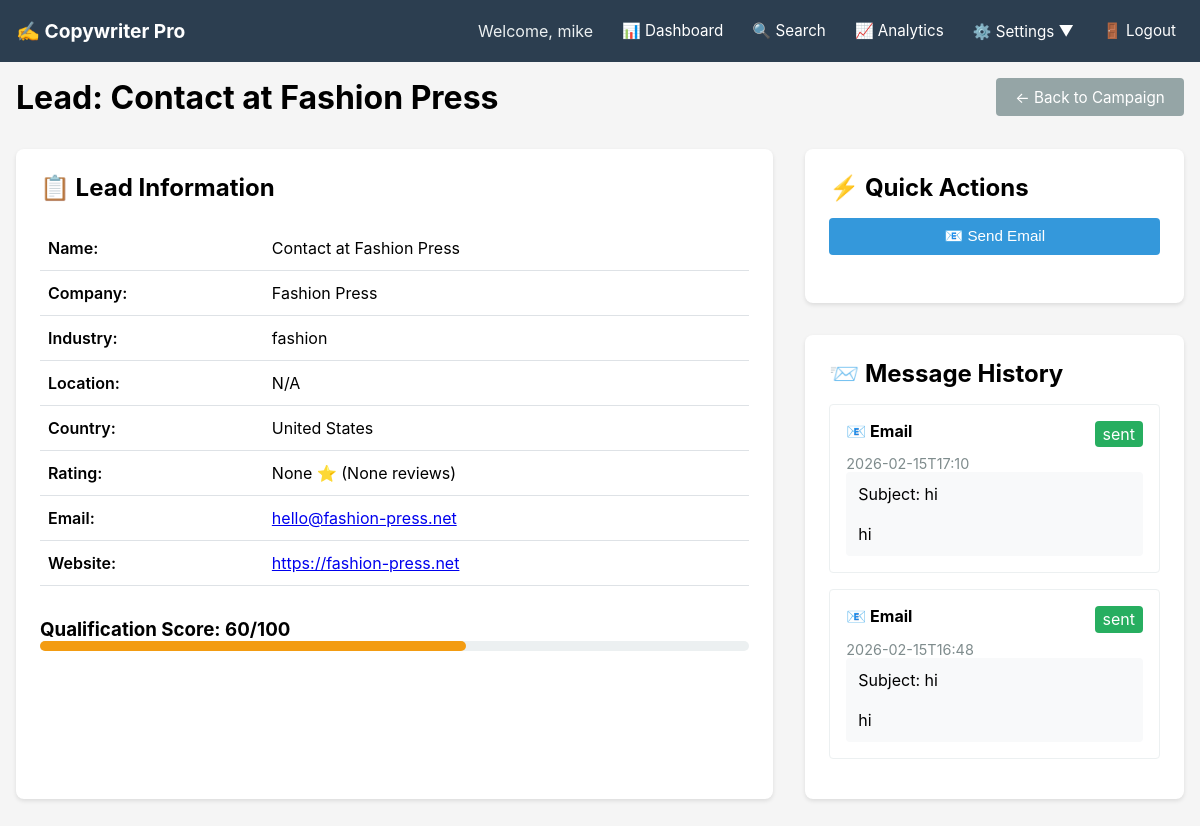
The app's page /lead/lead_1771163287_9_3220 (signed in) with its own data.
### tables this page shows
CREATE TABLE users (
                    user_id TEXT PRIMARY KEY,
                    username TEXT UNIQUE NOT NULL,
                    password_hash TEXT NOT NULL,
                    email TEXT NOT NULL,
                    email_host TEXT DEFAULT 'smtp.gmail.com',
                    email_user TEXT,
                    email_password TEXT,
                    linkedin_username TEXT,
                    linkedin_password TEXT,
                    linkedin_connected INTEGER DEFAULT 0,
                    created_at TEXT NOT NULL
                , google_places_api_key TEXT, twilio_account_sid TEXT, twilio_auth_token TEXT, twilio_whatsapp_number TEXT, facebook_page_id TEXT, facebook_page_token TEXT, sender_name TEXT);

CREATE TABLE leads (
                    lead_id TEXT PRIMARY KEY,
                    campaign_id TEXT NOT NULL,
                    user_id TEXT NOT NULL,
                    name TEXT NOT NULL,
                    company TEXT,
                    email TEXT,
                    website TEXT,
                    industry TEXT,
                    location TEXT,
                    country TEXT,
                    timezone TEXT,
                    notes TEXT,
                    status TEXT NOT NULL,
                    qualification_score INTEGER DEFAULT 0,
                    email_status TEXT DEFAULT 'pending',
                    email_sent_at TEXT,
                    linkedin_url TEXT,
                    linkedin_profile TEXT,
                    founded_year INTEGER,
                    employee_count TEXT,
                    estimated_revenue TEXT,
                    source TEXT DEFAULT 'manual',
                    job_title TEXT,
                    phone TEXT,
                    created_at TEXT NOT NULL,
                    updated_at TEXT NOT NULL, place_id TEXT, rating TEXT, total_ratings TEXT, price_level TEXT, business_status TEXT, types TEXT, facebook_url TEXT, facebook_id TEXT, preferred_channel TEXT, last_contacted TEXT, contact_attempts TEXT,
                    FOREIGN KEY (campaign_id) REFERENCES campaigns (campaign_id),
                    FOREIGN KEY (user_id) REFERENCES users (user_id)
                );

CREATE TABLE messages (
                    message_id TEXT PRIMARY KEY,
                    lead_id TEXT NOT NULL,
                    campaign_id TEXT NOT NULL,
                    user_id TEXT NOT NULL,
                    channel TEXT NOT NULL,
                    content TEXT NOT NULL,
                    sent_at TEXT NOT NULL,
                    status TEXT NOT NULL,
                    error_message TEXT,
                    read_at TEXT,
                    replied_at TEXT,
                    FOREIGN KEY (lead_id) REFERENCES leads (lead_id)
                );

### main.py (the view)
@app.route('/lead/<lead_id>')
def lead_detail(lead_id):
    if 'user_id' not in session:
        return redirect(url_for('index'))
    lead = db.get_lead(lead_id)
    if not lead:
        flash('Lead not found', 'error')
        return redirect(url_for('dashboard'))
    messages = db.get_lead_messages(lead_id)
    campaign = db.get_campaign(lead.campaign_id)
    user = db.get_user(session['user_id'])
    whatsapp_link = None
    if lead.phone and campaign and campaign.whatsapp_template:
        message = campaign.whatsapp_template.replace("[Name]", lead.name.split()[0])
        message = message.replace("[Company]", lead.company)
        whatsapp_link = message_service.generate_whatsapp_link(lead.phone, message)
    return render_template('lead_detail.html', lead=lead, messages=messages,
                          campaign=campaign, whatsapp_link=whatsapp_link)

### main.py (called while the page is built)
    def __post_init__(self):
        if self.search_queries is None:
            self.search_queries = []
        if self.search_locations is None:
            self.search_locations = []
        if self.ideal_industries is None:
            self.ideal_industries = []
        if self.channels_enabled is None:
            self.channels_enabled = ['email']

    @classmethod
    def from_dict(cls, data: dict) -> 'Campaign':
        known_fields = {
            'campaign_id', 'user_id', 'name', 'created_at', 'status',
            'search_queries', 'search_locations', 'max_results_per_search',
            'ideal_industries', 'min_rating', 'max_results',
            'channels_enabled', 'email_subject', 'email_body',
            'whatsapp_template', 'whatsapp_enabled',
            'facebook_template', 'facebook_enabled',
            'notify_email'
        }
        filtered_data = {k: v for k, v in data.items() if k in known_fields}
        return cls(**filtered_data)

    def __post_init__(self):
        if self.campaigns is None:
            self.campaigns = []

    @contextmanager
    def get_connection(self):
        with self.lock:
            conn = sqlite3.connect(self.db_path, timeout=30)
            conn.row_factory = sqlite3.Row
            try:
                yield conn
                conn.commit()
            except Exception as e:
                conn.rollback()
                raise e
            finally:
                conn.close()

    def execute_query(self, query: str, params: tuple = ()) -> List[Dict]:
        with self.get_connection() as conn:
            cursor = conn.cursor()
            cursor.execute(query, params)
            rows = cursor.fetchall()
            return [dict(row) for row in rows]

    def _filter_to_dataclass(self, cls, data: dict) -> dict:
        valid_keys = {f.name for f in fields(cls)}
        return {k: v for k, v in data.items() if k in valid_keys}

    def get_user(self, user_id: str) -> Optional[User]:
        row = self.execute_query('SELECT * FROM users WHERE user_id = ?', (user_id,))
        if row:
            filtered = self._filter_to_dataclass(User, row[0])
            return User(**filtered)
        return None

### templates/lead_detail.html (shortened to what this page needs)
{% extends "base.html" %}
{% block content %}
<div style="display: flex; justify-content: space-between; align-items: center; margin-bottom: 2rem;">
    <h1>Lead: {{ lead.name }}</h1>
    <a href="{{ url_for('campaign_detail', campaign_id=campaign.campaign_id) }}" class="btn btn-secondary">← Back to Campaign</a>
</div>
<div style="display: grid; grid-template-columns: 2fr 1fr; gap: 2rem;">
    <div class="card">
        <h2 style="margin-bottom: 1.5rem;">📋 Lead Information</h2>
        <table style="width: 100%;">
            <tr><td style="padding: 0.5rem; font-weight: 600;">Name:</td><td>{{ lead.name }}</td></tr>
            <tr><td style="padding: 0.5rem; font-weight: 600;">Company:</td><td>{{ lead.company }}</td></tr>
            <tr><td style="padding: 0.5rem; font-weight: 600;">Industry:</td><td>{{ lead.industry or 'N/A' }}</td></tr>
            <tr><td style="padding: 0.5rem; font-weight: 600;">Location:</td><td>{{ lead.location or 'N/A' }}</td></tr>
            <tr><td style="padding: 0.5rem; font-weight: 600;">Country:</td><td>{{ lead.country or 'N/A' }}</td></tr>
            <tr><td style="padding: 0.5rem; font-weight: 600;">Rating:</td><td>{{ lead.rating }} ⭐ ({{ lead.total_ratings }} reviews)</td></tr>
            {% if lead.email %}
            <tr><td style="padding: 0.5rem; font-weight: 600;">Email:</td><td><a href="mailto:{{ lead.email }}">{{ lead.email }}</a></td></tr>
            {% endif %}
            {% if lead.website %}
            <tr><td style="padding: 0.5rem; font-weight: 600;">Website:</td><td><a href="{{ lead.website }}" target="_blank">{{ lead.website }}</a></td></tr>
            {% endif %}
        </table>
        <div style="margin-top: 2rem;">
            <h3>Qualification Score: {{ lead.qualification_score }}/100</h3>
            <div style="background: #ecf0f1; height: 10px; border-radius: 5px;">
                <div style="background: {% if lead.qualification_score >= 70 %}#27ae60{% elif lead.qualification_score >= 40 %}#f39c12{% else %}#e74c3c{% endif %};
                             width: {{ lead.qualification_score }}%; height: 10px; border-radius: 5px;"></div>
            </div>
        </div>
    </div>
    <div>
        <div class="card" style="margin-bottom: 2rem;">
            <h2 style="margin-bottom: 1rem;">⚡ Quick Actions</h2>
            {% if lead.email and 'email' in campaign.channels_enabled %}
            <button onclick="sendMessage('email')" class="btn btn-primary" style="width: 100%; margin-bottom: 0.5rem;" id="emailBtn">
                📧 Send Email
            </button>
            {% endif %}
        </div>
        <div class="card">
            <h2 style="margin-bottom: 1rem;">📨 Message History</h2>
            {% if messages %}
                {% for msg in messages %}
                <div style="border: 1px solid #ecf0f1; border-radius: 4px; padding: 1rem; margin-bottom: 1rem;">
                    <div style="display: flex; justify-content: space-between; margin-bottom: 0.5rem;">
                        <strong>
                            {% if msg.channel == 'email' %}📧 Email
                            {% elif msg.channel == 'whatsapp' %}📱 WhatsApp
                            {% elif msg.channel == 'facebook' %}👥 Facebook
                            {% endif %}
                        </strong>
                        <span style="background: {% if msg.status == 'sent' %}#27ae60{% elif msg.status == 'failed' %}#e74c3c{% else %}#95a5a6{% endif %};
                                     color: white; padding: 0.2rem 0.5rem; border-radius: 4px;">
                            {{ msg.status }}
                        </span>
                    </div>
                    <p style="color: #7f8c8d; font-size: 0.9rem;">{{ msg.sent_at[:16] }}</p>
                    <div style="background: #f8f9fa; padding: 0.75rem; border-radius: 4px; white-space: pre-wrap;">{{ msg.content }}</div>
                </div>
                {% endfor %}
            {% else %}
                <p style="color: #7f8c8d; text-align: center;">No messages sent yet.</p>
            {% endif %}
        </div>
    </div>
</div>
{% endblock %}

### templates/base.html (shortened to what this page needs)
<!DOCTYPE html>
<html>
<head>
</head>
<body>
    <div class="navbar">
        <div style="display: flex; align-items: center; gap: 1rem;">
            <h2>✍️ Copywriter Pro</h2>
        </div>
        <div class="nav-links" id="navLinks">
            {% if session.user_id %}
                <span style="color: #ecf0f1; padding: 0.5rem;">Welcome, {{ session.username }}</span>
                <a href="{{ url_for('dashboard') }}">📊 Dashboard</a>
                <a href="{{ url_for('manual_search') }}">🔍 Search</a>
                <a href="{{ url_for('analytics_dashboard') }}">📈 Analytics</a>
                <div class="dropdown">
                    <a href="#">⚙️ Settings ▼</a>
                </div>
                <a href="{{ url_for('logout') }}">🚪 Logout</a>
            {% endif %}
        </div>
    </div>
    <div class="container">
        {% block content %}{% endblock %}
    </div>
</body>
</html>

### templates/base.html (style rules this page uses)
* { box-sizing: border-box; margin: 0; padding: 0; }
body { font-family: -apple-system, BlinkMacSystemFont, 'Segoe UI', Roboto, sans-serif; background: #f5f5f5; }
.navbar { background: #2c3e50; color: white; padding: 0.8rem 1rem; display: flex; flex-wrap: wrap; justify-content: space-between; align-items: center; position: sticky; top: 0; z-index: 1000; }
.navbar h2 { font-size: 1.2rem; margin-right: 1rem; }
.nav-links { display: flex; flex-wrap: wrap; align-items: center; gap: 0.8rem; }
.navbar a { color: white; text-decoration: none; padding: 0.5rem; border-radius: 4px; transition: background 0.3s; font-size: 0.95rem; }
.dropdown { position: relative; display: inline-block; }
.container { max-width: 1400px; margin: 1rem auto; padding: 0 1rem; width: 100%; }
.btn { display: inline-block; padding: 0.6rem 1.2rem; border: none; border-radius: 4px; font-size: 0.95rem; cursor: pointer; text-decoration: none; text-align: center; transition: all 0.3s; }
.btn-primary { background: #3498db; color: white; }
.btn-secondary { background: #95a5a6; color: white; }
.card { background: white; border-radius: 8px; padding: 1.5rem; box-shadow: 0 2px 4px rgba(0,0,0,0.1); margin-bottom: 1.5rem; }
table { width: 100%; border-collapse: collapse; min-width: 600px; }
th, td { padding: 0.75rem; text-align: left; border-bottom: 1px solid #dee2e6; }

### records on screen
users: username "mike"
leads: name "Contact at Fashion Press", company "Fashion Press", industry "fashion", location "N/A", country "United States", email "hello@fashion-press.net", website "https://fashion-press.net", qualification_score "60"
messages: channel "📧 Email", status "sent", sent_at "2026-02-15T17:10", content "Subject: hi hi"
messages: channel "📧 Email", status "sent", sent_at "2026-02-15T16:48", content "Subject: hi hi"

### other values on screen
{{ lead.rating }} "None"
{{ lead.total_ratings }} "None"
